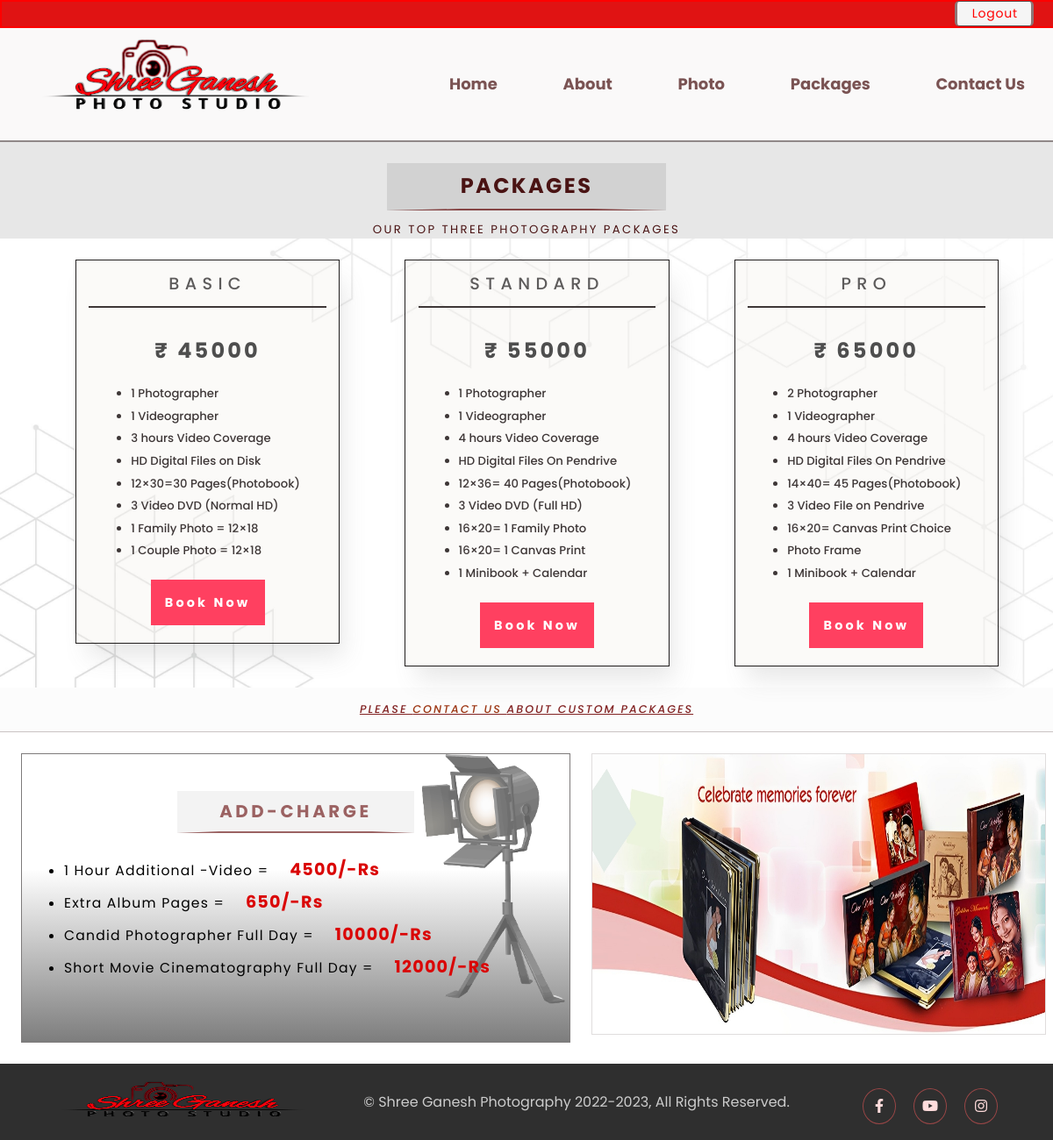
Screenshot of /packages.php (signed in) with the database file from the repository.
### tables this page shows
CREATE TABLE `basic_package` (
  `id` int(255) NOT NULL,
  `price` varchar(255) NOT NULL,
  `photographer` varchar(255) NOT NULL,
  `videographer` varchar(255) NOT NULL,
  `video_coverage` varchar(255) NOT NULL,
  `digital_files` varchar(255) NOT NULL,
  `album` varchar(255) NOT NULL,
  `dvd` varchar(255) NOT NULL,
  `benefit1` varchar(255) NOT NULL,
  `benefit2` varchar(255) NOT NULL
);

CREATE TABLE `standard_package` (
  `id` int(255) NOT NULL,
  `price` varchar(255) NOT NULL,
  `photographer` varchar(255) NOT NULL,
  `videographer` varchar(255) NOT NULL,
  `video_coverage` varchar(255) NOT NULL,
  `digital_files` varchar(255) NOT NULL,
  `album` varchar(255) NOT NULL,
  `dvd` varchar(255) NOT NULL,
  `benefit1` varchar(255) NOT NULL,
  `benefit2` varchar(255) NOT NULL,
  `benefit3` varchar(255) NOT NULL
);

CREATE TABLE `pro_package` (
  `id` int(255) NOT NULL,
  `price` varchar(255) NOT NULL,
  `photographer` varchar(255) NOT NULL,
  `videographer` varchar(255) NOT NULL,
  `video_coverage` varchar(255) NOT NULL,
  `digital_files` varchar(255) NOT NULL,
  `album` varchar(255) NOT NULL,
  `dvd` varchar(255) NOT NULL,
  `benefit1` varchar(255) NOT NULL,
  `benefit2` varchar(255) NOT NULL,
  `benefit3` varchar(255) NOT NULL
);

### packages.php (the view, shortened to what this page needs)
<?php
include 'connection.php';
?>
<!DOCTYPE html>
<html lang="en">
<head>
</head>
<body>
    <?php
    include 'header.php';
    ?>
    <div class="row-1">
            <h3> Packages </h3>
            <div>Our Top Three Photography Packages</div>
        </div>
<section id="packages">
    <div class="sections">
    <div class="package-cont">
        <div class="basic-pkg">
        <div class="pkg_cont">
            <h1>BASIC</h1>
            <div class="price-circle">
<?php
 $query = "SELECT * FROM basic_package";
 $data = mysqli_query($conn, $query);
 $total = mysqli_num_rows($data);
 if($total != 0)
 {
    while( $result = mysqli_fetch_assoc($data))
    {
      echo "  <h2>".$result['price']."</h2> ";
    }
  }
?>
</div>
<div>
           <ul class="pkg_itm" type="disk">
<?php
    $query = "SELECT * FROM basic_package";
    $data = mysqli_query($conn, $query);
    $total = mysqli_num_rows($data);
    if($total != 0) {
        while( $result = mysqli_fetch_assoc($data))
     {
      echo "    <li>".$result['photographer']."</li>
                <li>".$result['videographer']."</li>
                <li>".$result['video_coverage']."</li>
                <li>".$result['digital_files']."</li>
                <li>".$result['album']."</li>
                <li>".$result['dvd']."</li>
                <li>".$result['benefit1']."</li>
                <li>".$result['benefit2']."</li>";
     }
  }
  ?>
        </div>
        </div>
        <div class="btn-container">
           <h2> <a href="book.php" id="book-btn"> Book Now </a> </h2>
        </div>
       </div>
    <div class="standard-pkg">
      <div class="pkg_cont">
      <h1>STANDARD</h1>
         <div class="price-circle">
<?php
 $query = "SELECT * FROM standard_package";
 $data = mysqli_query($conn, $query);
 $total = mysqli_num_rows($data);
 if($total != 0)
 {
    while( $result = mysqli_fetch_assoc($data))
    {
      echo "  <h2>".$result['price']."</h2> ";
    }
  }
?>
</div>
<div>
           <ul class="pkg_itm" type="disk">
<?php
    $query = "SELECT * FROM standard_package";
    $data = mysqli_query($conn, $query);
    $total = mysqli_num_rows($data);
    if($total != 0) {
        while( $result = mysqli_fetch_assoc($data))
     {
      echo "    <li>".$result['photographer']."</li>
                <li>".$result['videographer']."</li>
                <li>".$result['video_coverage']."</li>
                <li>".$result['digital_files']."</li>
                <li>".$result['album']."</li>
                <li>".$result['dvd']."</li>
                <li>".$result['benefit1']."</li>
                <li>".$result['benefit2']."</li>
                <li>".$result['benefit3']."</li>";
     }
  }
  ?>
  </div>
 </div>
        <div class="btn-container">
           <h2> <a href="book.php" id="book-btn"> Book Now </a> </h2>
        </div>
      </div>
      <div class="pro-pkg">
    <div class="pkg_cont">
            <h1> PRO </h1>
            <div class="price-circle">
<?php
 $query = "SELECT * FROM pro_package";
 $data = mysqli_query($conn, $query);
 $total = mysqli_num_rows($data);
 if($total != 0)
 {
    while( $result = mysqli_fetch_assoc($data))
    {
      echo "  <h2>".$result['price']."</h2> ";
    }
  }
?>
</div>
<div>
           <ul class="pkg_itm" type="disk">
<?php
    $query = "SELECT * FROM pro_package";
    $data = mysqli_query($conn, $query);
    $total = mysqli_num_rows($data);
    if($total != 0) {
        while( $result = mysqli_fetch_assoc($data))
     {
      echo "    <li>".$result['photographer']."</li>
                <li>".$result['videographer']."</li>
                <li>".$result['video_coverage']."</li>
                <li>".$result['digital_files']."</li>
                <li>".$result['album']."</li>
                <li>".$result['dvd']."</li>
                <li>".$result['benefit1']."</li>
                <li>".$result['benefit2']."</li>
                <li>".$result['benefit3']."</li>";
     }
  }
  ?>
        </div>
        </div>
        <div class="btn-container">
           <h2> <a href="book.php" id="book-btn"> Book Now </a> </h2>
        </div>
       </div>
</div>
</div>
<div class="note-row">
     <h2>  PLEASE <span> <a href = "contact-us.php"> CONTACT US </a> </span> ABOUT CUSTOM PACKAGES </h2>
  </div>
<div class="sections">
    <div class="bottom-col" style="display:flex">
<div class="cost-cont">
    <div class="add-cost">
        <div class="row-title"> <h1> ADD-CHARGE </h1> </div>
        <div class="itm-list">
            <ul>
                <li> 1 Hour Additional -Video            =<h2> 4500/-Rs </h2> </li>
                <li> Extra Album Pages                   =<h2> 650/-Rs </h2> </li>
                <li> Candid Photographer Full Day        =<h2> 10000/-Rs </h2> </li>
                <li> Short Movie Cinematography Full Day =<h2> 12000/-Rs </h2> </li>
            </ul>
        </div>
    </div>
</div>
<div class = album-cont>
      <img src="images\album-img.jpg" id="album-img">
      </div>
</div>
</section>
   <?php
     include'footer-bar.php';
   ?>
</body>
</html>

### packages.php (style rules this page uses)
* { font-family: 'Poppins', sans-serif; }
body { margin:0px; padding:0px; }
.row-1 { background: #dededeba; letter-spacing: 0.2vw; color: #4a1313; text-transform: uppercase; text-align: center; }
.row-1 h3 { margin: 2% 25% 0%; padding-bottom: 0.7vw; padding-top: 0.7vw; background: #5a5a5a26; font-size: 2vw; border-bottom: 2px solid #854444; border-left: 7vw solid transparent; border-right: 7vw solid transparent; display: inline-block; }
.row-1 div { margin-top: 12px; font-size: 1.1vw; }
.sections { display:flex; }
.package-cont { background: url(images/abstract1.jpg); background-size: cover; padding: 2% 1% 2% 3%; display: flex; justify-content: space-evenly; width:100% }
.basic-pkg, .standard-pkg, .pro-pkg { width:26%; text-align:center; display: inline-block; margin: 0vw 2vw 0vw 2vw; border: 1px solid #211e1e; height: fit-content; background: #f4f1eb5c; box-shadow: 9px 20px 25px -5px #6d6d6d29; line-height: 1.6rem; }
.pkg_cont { padding: 1.2vw; color: white; }
.price-circle { display: inline-block; margin: 1.5rem 0 1.5rem 0; }
.package-cont h1 { padding-bottom: 1vw; margin-bottom: 1vw; border-bottom: 2px solid #3e3737; font-size: 1.6vw; color: #5d5b5b; font-weight: 500; letter-spacing: 0.4rem; }
.package-cont h2 { font-size: 2vw; color: #4e4e4e; letter-spacing: 0.2rem; }
.pkg_cont ul { display: inline-block; padding-left: 1.5vw; }
.pkg_cont li { text-align: left; font-size: 1.1vw; font-weight: 500; color: #3e3737; }
.btn-container { width:100%; text-align: center; margin: 1rem 0 2rem 0; }
#book-btn { text-decoration: none; color: #ffffff; font-weight: bold; font-size: 1.2vw; background: #ff4060; padding: 1rem; cursor: pointer; }
.album-cont { width:43%; padding-top: 2%; }
#album-img { width: 100%; height: 90%; position: sticky; top: 0; border: 1px solid #e0dddd; }
.cost-cont { margin: 2% 2% 2% 2%; width: 50%; border: 1px solid #7e7b7b; padding: 1%; background: url(images/adcost-bg.png) no-repeat, linear-gradient(to bottom, #ffffff 40%,#7d7d7d 100%); background-size: 27vw; background-position-x: 25vw; }
.add-cost { width: 100%; padding: 5% 0; }
.row-title { text-align: center; font-size: 1.1vw; letter-spacing: 0.3vw; }
.row-title h1 { font-weight: 700; display: inline-block; padding: 0.7vw 0; color: #9b6262; border-bottom: 2px solid #9b6262; border-left: 4vw solid transparent; border-right: 4vw solid transparent; background: #5a5a5a12; }
.itm-list { padding: 2vw 0vw 2vw 3vw; line-height: 3vw; font-size: 1.3vw; letter-spacing: 0.1vw; }
.itm-list h2 { display: inline-block; margin-left: 1.5rem; font-size: 1.6vw; color: #da0606; }
.note-row { text-align: center; text-decoration: underline; font-size: 0.7vw; letter-spacing: 2px; color: #822323; background: #fcfcfc; padding: 1rem; border-bottom: 1px solid #cac3c3; }
.note-row h2 { font-weight: 500; font-style: italic; }
.note-row h2 a { text-decoration: none; cursor: pointer; color: #9c3613; }

### header.php (style rules this page uses)
* { margin: 0px; padding: 0px; font-family: 'Poppins', sans-serif; }

### rows the page displays
basic_package: price "₹ 45000", photographer "1 Photographer", videographer "1 Videographer", video_coverage "3 hours Video Coverage", digital_files "HD Digital Files on Disk", album "12×30=30 Pages(Photobook)", dvd "3 Video DVD (Normal HD)", benefit1 "1 Family Photo = 12×18", benefit2 "1 Couple Photo = 12×18"
standard_package: price "₹ 55000", photographer "1 Photographer", videographer "1 Videographer", video_coverage "4 hours Video Coverage", digital_files "HD Digital Files On Pendrive", album "12×36= 40 Pages(Photobook)", dvd "3 Video DVD (Full HD)", benefit1 "16×20= 1 Family Photo", benefit2 "16×20= 1 Canvas Print", benefit3 "1 Minibook + Calendar"
pro_package: price "₹ 65000", photographer "2 Photographer", videographer "1 Videographer", video_coverage "4 hours Video Coverage", digital_files "HD Digital Files On Pendrive", album "14×40= 45 Pages(Photobook)", dvd "3 Video File on Pendrive", benefit1 "16×20= Canvas Print Choice", benefit2 "Photo Frame", benefit3 "1 Minibook + Calendar"
